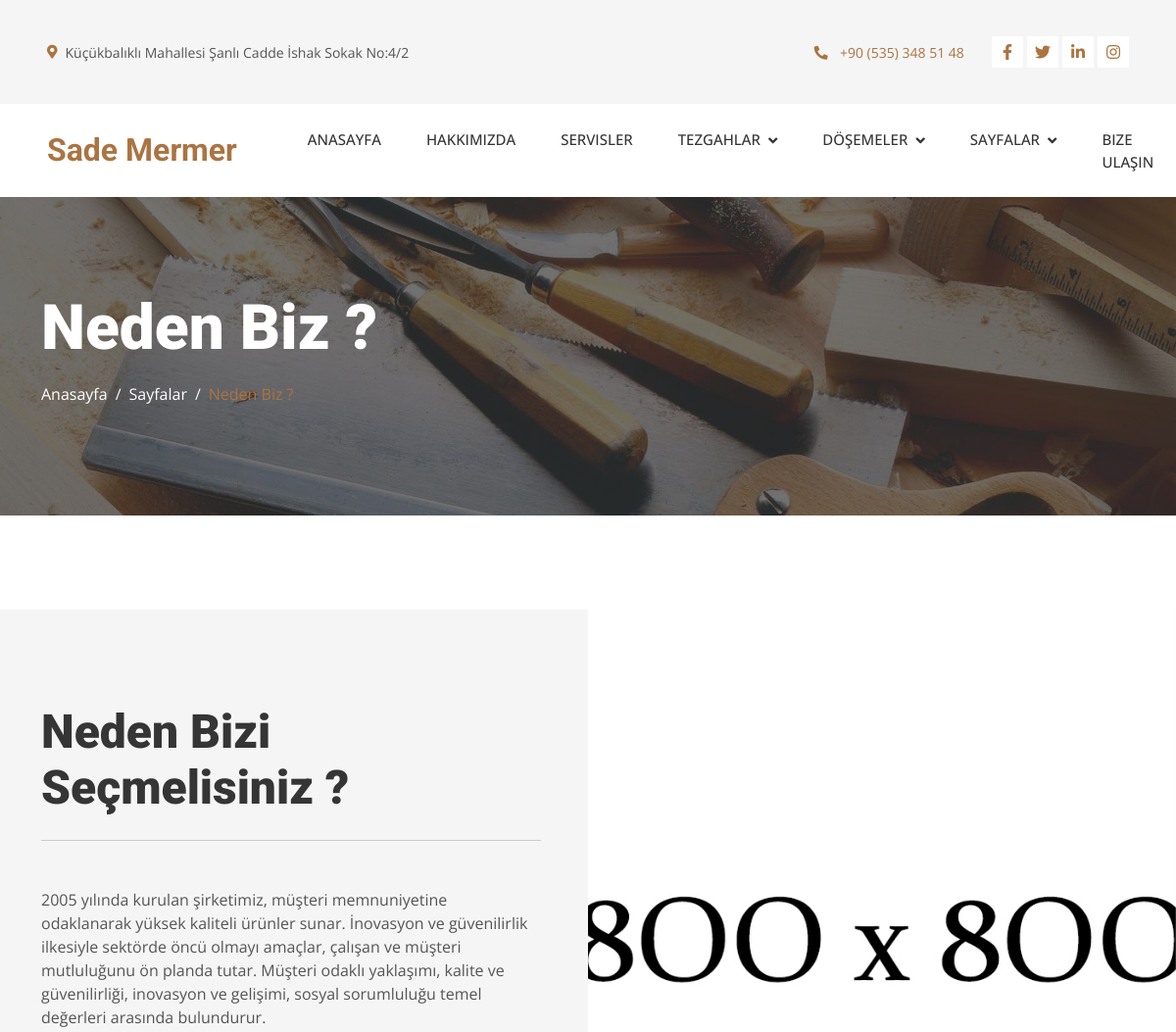
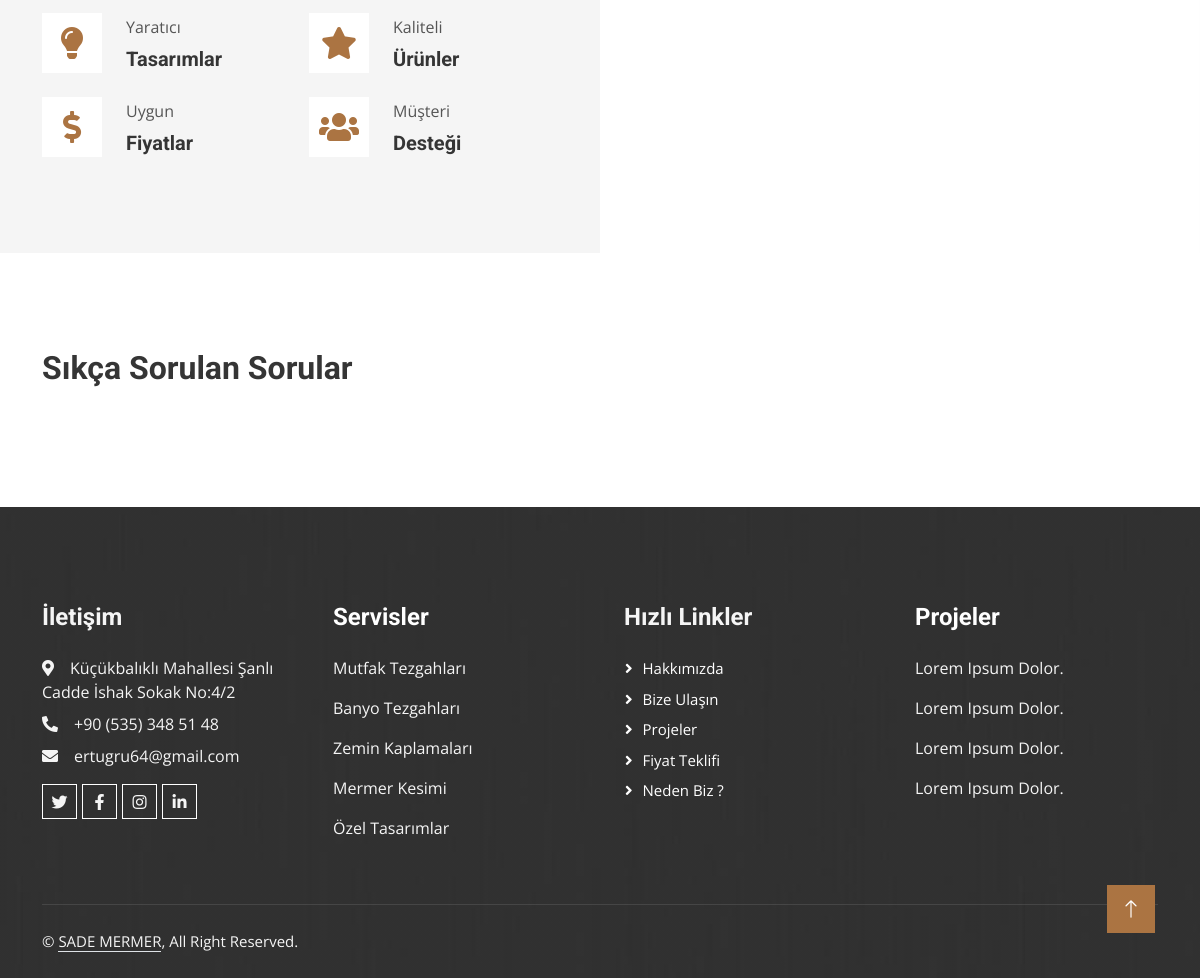
The page /feature on the database its author committed (2 pictures, top to bottom).
### insaat/models.py (models this page shows, shortened)
class Communicate(models.Model):
    phone_number = models.CharField(null=True, blank=True, max_length=100)
    address = models.CharField(null=True, blank=True, max_length=100)
    hour = models.CharField(null=True, blank=True, max_length=100)
    facebook_link = models.CharField(null=True, blank=True, max_length=100)
    x_link = models.CharField(null=True, blank=True, max_length=100)
    instagram_link = models.CharField(null=True, blank=True, max_length=100)
    linkedin_link = models.CharField(null=True, blank=True, max_length=100)
    mail = models.CharField(null=True, blank=True, max_length=100)
    class Meta:
        verbose_name = 'sosyal medya hesabı'
        verbose_name_plural = 'Sosyal Medya Hesapları'

class WhyUs(models.Model):
    text = RichTextField(blank=True, null=True, max_length=500)
    image = models.ImageField(null=True, blank=True, upload_to="images/")
    class Meta:
        verbose_name = 'Neden Biz'
        verbose_name_plural = 'Neden Biz Yazisi'

### insaat/views.py (the view)
# urls.py: path('feature', views.feature, name='feature'),
def feature(request):
    logo_images = Logo.objects.all()
    wyh_us = WhyUs.objects.get()
    context = {
            'communication_info': communication_info,
            'logo_images': logo_images,
            'why_us': wyh_us,
            'categories': categories,
            'products': products,
            'floor_categories': floor_categories,
        }
    return render(request, "feature.html", context)

### insaat/templates/feature.html (shortened to what this page needs)
{% extends 'layouts/base.html' %}
{% load static %}
{% block content %}
    <div class="container-fluid page-header py-5 mb-5">
        <div class="container py-5">
            <h1 class="display-3 text-white mb-3 animated slideInDown">Neden Biz ?</h1>
            <nav aria-label="breadcrumb animated slideInDown">
                <ol class="breadcrumb">
                    <li class="breadcrumb-item"><a class="text-white" href="{% url 'index' %}">Anasayfa</a></li>
                    <li class="breadcrumb-item" style="color: white;">Sayfalar</li>
                    <li class="breadcrumb-item text-white active" aria-current="page"><a href="{% url 'feature' %}">Neden Biz ?</a></li>
                </ol>
            </nav>
        </div>
    </div>
    {% include 'components/features.html' %}
{% endblock %}

### insaat/templates/layouts/topbar.html (shortened to what this page needs)
<div class="container-fluid bg-light p-0">
    <div class="row gx-0 d-none d-lg-flex">
        <div class="col-lg-7 px-5 text-start">
            <div class="h-100 d-inline-flex align-items-center py-3 me-4">
                <small class="fa fa-map-marker-alt text-primary me-2"></small>
                <small>{{ communication_info.address }}</small>
            </div>
            <div class="h-100 d-inline-flex align-items-center py-3">
                <small>{{ communication_info.hour }}</small>
            </div>
        </div>
        <div class="col-lg-5 px-5 text-end">
            <div class="h-100 d-inline-flex align-items-center py-3 me-4">
                <a href="tel:{{ communication_info.phone_number }}"><small class="fa fa-phone-alt text-primary me-2"></small>
                <small>{{ communication_info.phone_number }}</small></a>
            </div>
            <div class="h-100 d-inline-flex align-items-center">
                <a class="btn btn-sm-square bg-white text-primary me-1" href="{{ communication_info.facebook_link }}"><i class="fab fa-facebook-f"></i></a>
                <a class="btn btn-sm-square bg-white text-primary me-1" href="{{ communication_info.x_link }}"><i class="fab fa-twitter"></i></a>
                <a class="btn btn-sm-square bg-white text-primary me-1" href="{{ communication_info.linkedin_link }}"><i class="fab fa-linkedin-in"></i></a>
                <a class="btn btn-sm-square bg-white text-primary me-0" href="{{ communication_info.instagram_link }}"><i class="fab fa-instagram"></i></a>
            </div>
        </div>
    </div>
</div>

### insaat/templates/components/features.html (shortened to what this page needs)
{% load static %}
<div class="container-fluid bg-light overflow-hidden px-lg-0" style="margin: 6rem 0;">
    <div class="container feature px-lg-0">
        <div class="row g-0 mx-lg-0">
            <div class="col-lg-6 feature-text py-5 wow fadeIn" data-wow-delay="0.5s">
                <div class="p-lg-5 ps-lg-0">
                    <div class="text-start">
                        <h1 class="display-5 mb-4"> Neden Bizi Seçmelisiniz ?</h1>
                    </div>
                    <hr>
                    {% if why_us.text %}
                        <p class="mb-4 pb-2">{{ why_us.text | safe }}</p>
                    {% endif %}
                    <div class="row g-4">
                        <div class="col-6">
                            <div class="d-flex align-items-center">
                                <div class="d-flex flex-shrink-0 align-items-center justify-content-center bg-white" style="width: 60px; height: 60px;">
                                    <i class="fa fa-lightbulb fa-2x text-primary"></i>
                                </div>
                                <div class="ms-4">
                                    <p class="mb-2">Yaratıcı</p>
                                    <h5 class="mb-0">Tasarımlar</h5>
                                </div>
                            </div>
                        </div>
                        <div class="col-6">
                            <div class="d-flex align-items-center">
                                <div class="d-flex flex-shrink-0 align-items-center justify-content-center bg-white" style="width: 60px; height: 60px;">
                                    <i class="fa fa-star fa-2x text-primary"></i>
                                </div>
                                <div class="ms-4">
                                    <p class="mb-2">Kaliteli</p>
                                    <h5 class="mb-0">Ürünler</h5>
                                </div>
                            </div>
                        </div>
                        <div class="col-6">
                            <div class="d-flex align-items-center">
                                <div class="d-flex flex-shrink-0 align-items-center justify-content-center bg-white" style="width: 60px; height: 60px;">
                                    <i class="fa fa-dollar-sign fa-2x text-primary"></i>
                                </div>
                                <div class="ms-4">
                                    <p class="mb-2">Uygun</p>
                                    <h5 class="mb-0">Fiyatlar</h5>
                                </div>
                            </div>
                        </div>
                        <div class="col-6">
                            <div class="d-flex align-items-center">
                                <div class="d-flex flex-shrink-0 align-items-center justify-content-center bg-white" style="width: 60px; height: 60px;">
                                    <i class="fa fa-users fa-2x text-primary"></i>
                                </div>
                                <div class="ms-4">
                                    <p class="mb-2">Müşteri</p>
                                    <h5 class="mb-0">Desteği</h5>
                                </div>
                            </div>
                        </div>
                    </div>
                </div>
            </div>
            <div class="col-lg-6 pe-lg-0" style="min-height: 400px;">
                <div class="position-relative h-100">
                    {% if why_us.image %}
                    <img class="position-absolute img-fluid w-100 h-100" src="{{ why_us.image.url }}" alt="Why Us Image" style="object-fit: cover;">
                    {% endif %}
                </div>
            </div>
        </div>
    </div>
</div>
<div class="container mt-5">
    <div class="row g-4">
        <div class="col-lg-12">
            <h2 class="mb-4">Sıkça Sorulan Sorular</h2>
        </div>
    </div>
</div>

### insaat/templates/layouts/footer.html (shortened to what this page needs)
<div class="container-fluid bg-dark text-light footer mt-5 pt-5 wow fadeIn" data-wow-delay="0.1s">
    <div class="container py-5">
        <div class="row g-5">
            <div class="col-lg-3 col-md-6">
                <h4 class="text-light mb-4">İletişim</h4>
                <p class="mb-2"><i class="fa fa-map-marker-alt me-3"></i>{{ communication_info.address }}</p>
                <p class="mb-2"><i class="fa fa-phone-alt me-3"></i>{{ communication_info.phone_number }}</p>
                <p class="mb-2"><i class="fa fa-envelope me-3"></i>{{ communication_info.mail }}</p>
                <div class="d-flex pt-2">
                    <a class="btn btn-outline-light btn-social" href="{{ communication_info.x_link }}"><i class="fab fa-twitter"></i></a>
                    <a class="btn btn-outline-light btn-social" href="{{ communication_info.facebook_link }}"><i class="fab fa-facebook-f"></i></a>
                    <a class="btn btn-outline-light btn-social" href="{{ communication_info.instagram_link }}"><i class="fab fa-instagram"></i></a>
                    <a class="btn btn-outline-light btn-social" href="{{ communication_info.linkedin_link }}"><i class="fab fa-linkedin-in"></i></a>
                </div>
            </div>
            <div class="col-lg-3 col-md-6">
                <h4 class="text-light mb-4"><a href="{% url 'service' %}" style="color: white;">Servisler</a></h4>
                <p>Mutfak Tezgahları</p>
                <p>Banyo Tezgahları</p>
                <p>Zemin Kaplamaları</p>
                <p>Mermer Kesimi</p>
                <p>Özel Tasarımlar</p>
            </div>
            <div class="col-lg-3 col-md-6">
                <h4 class="text-light mb-4">Hızlı Linkler</h4>
                <a class="btn btn-link" href="{% url 'about' %}">Hakkımızda</a>
                <a class="btn btn-link" href="{% url 'contact' %}">Bize Ulaşın</a>
                <a class="btn btn-link" href="{% url 'project' %}">Projeler</a>
                <a class="btn btn-link" href="{% url 'freequote' %}">Fiyat Teklifi</a>
                <a class="btn btn-link" href="{% url 'feature' %}">Neden Biz ?</a>
            </div>
            <div class="col-lg-3 col-md-6">
                <h4 class="text-light mb-4"><a href="{% url 'project' %}" style="color: white;">Projeler</a></h4>
                <p>Lorem Ipsum Dolor.</p>
                <p>Lorem Ipsum Dolor.</p>
                <p>Lorem Ipsum Dolor.</p>
                <p>Lorem Ipsum Dolor.</p>
            </div>
        </div>
    </div>
    <div class="container">
        <div class="copyright">
            <div class="row">
                <div class="col-md-6 text-center text-md-start mb-3 mb-md-0">
                    &copy; <a class="border-bottom" href="{% url 'index' %}">SADE MERMER</a>, All Right Reserved.
                </div>
                <div class="col-md-6 text-center text-md-end">
                </div>
            </div>
        </div>
    </div>
</div>

### static/css/style.css (style rules this page uses)
:root { --primary: #AB7442; --light: #F5F5F5; --dark: #353535; }
.btn { font-weight: 500; transition: .5s; }
.btn-sm-square { width: 32px; height: 32px; }
.btn-square, .btn-sm-square, .btn-lg-square { padding: 0; display: flex; align-items: center; justify-content: center; font-weight: normal; }
.page-header { background: linear-gradient(rgba(53, 53, 53, .7), rgba(53, 53, 53, .7)), url(../img/carousel-1.jpg) center center no-repeat; background-size: cover; }
.breadcrumb-item + .breadcrumb-item::before { color: var(--light); }
@media (min-width: 992px) { .container.feature { max-width: 100% !important; } }
@media (min-width: 992px) { .feature-text { padding-left: calc(((100% - 960px) / 2) + .75rem); } }
@media (min-width: 1200px) { .feature-text { padding-left: calc(((100% - 1140px) / 2) + .75rem); } }
.footer { background: linear-gradient(rgba(53, 53, 53, .7), rgba(53, 53, 53, .7)), url(../img/footer.jpg) center center no-repeat; background-size: cover; }
.footer .btn.btn-social { margin-right: 5px; width: 35px; height: 35px; display: flex; align-items: center; justify-content: center; color: var(--light); border: 1px solid #FFFFFF; transition: .3s; }
.footer .btn.btn-link { display: block; margin-bottom: 5px; padding: 0; text-align: left; color: #FFFFFF; font-size: 15px; font-weight: normal; text-transform: capitalize; transition: .3s; }
.footer .btn.btn-link::before { position: relative; content: "\f105"; font-family: "Font Awesome 5 Free"; font-weight: 900; margin-right: 10px; }
.footer .copyright { padding: 25px 0; font-size: 15px; border-top: 1px solid rgba(256, 256, 256, .1); }
.footer .copyright a { color: var(--light); }

### rows shown on the page
Communicate: address "Küçükbalıklı Mahallesi Şanlı Cadde İshak Sokak No:4/2", phone_number "+90 (535) 348 51 48", mail "ertugru64@gmail.com"
WhyUs: text "2005 yılında kurulan şirketimiz, müşteri memnuniyetine odaklanarak yüksek kaliteli ürünler sunar. İnovasyon ve güvenilirlik ilkesiyle sektörde öncü olmayı amaçlar, çalışan ve müşteri mutluluğunu ön planda tutar. Müşteri odaklı yaklaşımı, kalite ve güvenilirliği, inovasyon ve gelişimi, sosyal sorumluluğu temel değerleri arasında bulundurur.", image (picture)
